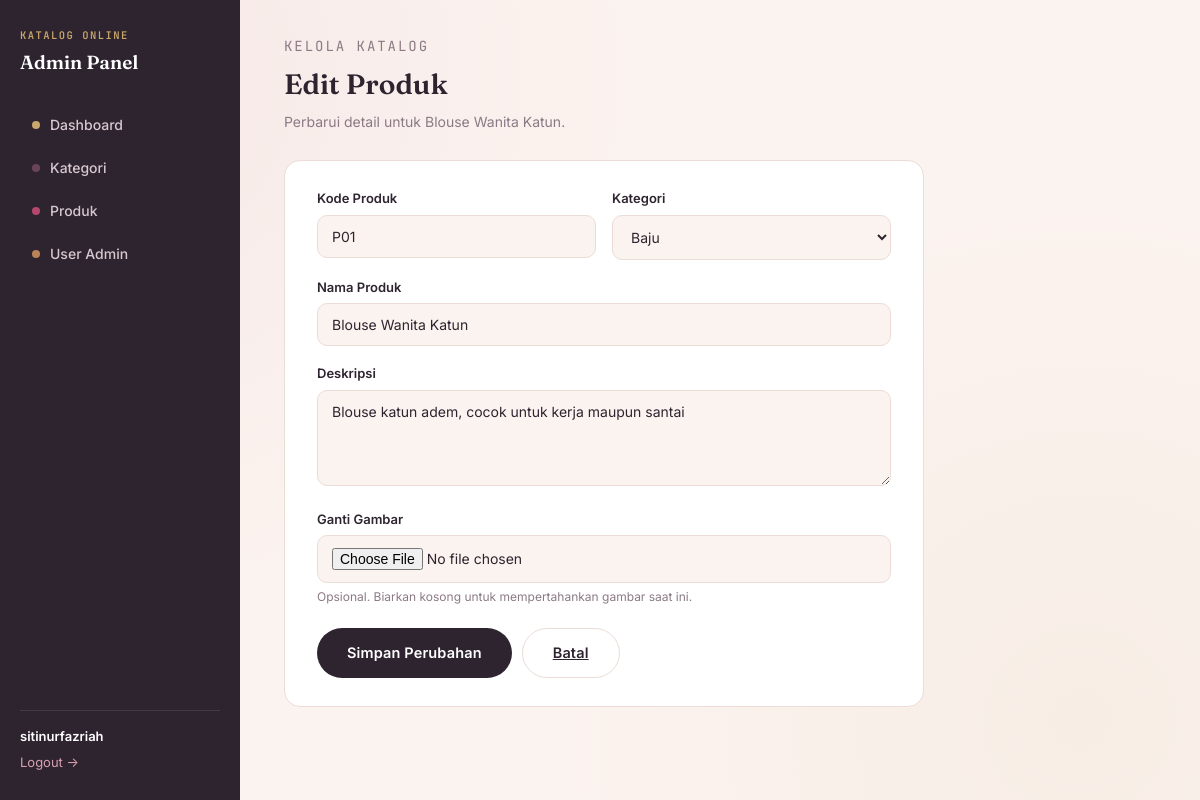
The page /produk.edit.php?id=1 (signed in) on the database its author committed.
### tables this page shows
CREATE TABLE IF NOT EXISTS produk (
    id INT AUTO_INCREMENT PRIMARY KEY,
    kode_produk VARCHAR(20) NOT NULL UNIQUE,
    nama_produk VARCHAR(150) NOT NULL,
    kategori_id INT NOT NULL,
    deskripsi TEXT,
    gambar VARCHAR(255) DEFAULT NULL,
    created_at TIMESTAMP DEFAULT CURRENT_TIMESTAMP,
    FOREIGN KEY (kategori_id) REFERENCES kategori(id) ON DELETE CASCADE
);

CREATE TABLE IF NOT EXISTS kategori (
    id INT AUTO_INCREMENT PRIMARY KEY,
    nama_kategori VARCHAR(100) NOT NULL,
    created_at TIMESTAMP DEFAULT CURRENT_TIMESTAMP
);

### produk.edit.php (the view, shortened to what this page needs)
<?php
require_once __DIR__ . '/../includes/auth.php';
$id = (int) $_GET['id'];
$stmt = mysqli_prepare($conn, "SELECT * FROM produk WHERE id = ?");
mysqli_stmt_bind_param($stmt, "i", $id);
mysqli_stmt_execute($stmt);
$produk = mysqli_fetch_assoc(mysqli_stmt_get_result($stmt));
$kategori_list = mysqli_query($conn, "SELECT id, nama_kategori FROM kategori ORDER BY nama_kategori ASC");
?>
<!DOCTYPE html>
<html lang="id">
<head>
    <link rel="stylesheet" href="../assets/css/style.css">
</head>
<body>
    <div class="admin-shell">
        <?php include __DIR__ . '/../includes/sidebar.php'; ?>
        <main class="admin-main">
            <div class="admin-header">
                <div>
                    <p class="eyebrow">Kelola Katalog</p>
                    <h1>Edit Produk</h1>
                    <p>Perbarui detail untuk <?= htmlspecialchars($produk['nama_produk']) ?>.</p>
                </div>
            </div>
            <div class="form-panel">
                <form method="post" action="produk_edit.php?id=<?= $produk['id'] ?>" enctype="multipart/form-data">
                    <div class="form-row">
                        <div class="field-group">
                            <label>Kode Produk</label>
                            <input type="text" name="kode_produk" value="<?= htmlspecialchars($produk['kode_produk']) ?>" required>
                        </div>
                        <div class="field-group">
                            <label>Kategori</label>
                            <select name="kategori_id" required>
                                <?php while ($k = mysqli_fetch_assoc($kategori_list)): ?>
                                    <option value="<?= $k['id'] ?>" <?= $k['id'] == $produk['kategori_id'] ? 'selected' : '' ?>>
                                        <?= htmlspecialchars($k['nama_kategori']) ?>
                                    </option>
                                <?php endwhile; ?>
                            </select>
                        </div>
                    </div>
                    <div class="field-group">
                        <label>Nama Produk</label>
                        <input type="text" name="nama_produk" value="<?= htmlspecialchars($produk['nama_produk']) ?>" required>
                    </div>
                    <div class="field-group">
                        <label>Deskripsi</label>
                        <textarea name="deskripsi"><?= htmlspecialchars($produk['deskripsi']) ?></textarea>
                    </div>
                    <div class="field-group">
                        <label>Ganti Gambar</label>
                        <input type="file" name="gambar" accept=".jpg,.jpeg,.png,.webp">
                        <p class="hint">Opsional. Biarkan kosong untuk mempertahankan gambar saat ini.</p>
                    </div>
                    <div class="form-actions">
                        <button type="submit" class="btn">Simpan Perubahan</button>
                        <a href="produk.php" class="btn btn-secondary">Batal</a>
                    </div>
                </form>
            </div>
        </main>
    </div>
</body>
</html>

### style.css (style rules this page uses)
:root { --bg: #FBF3EF; --surface: #FFFFFF; --ink: #2E2430; --muted: #8B7A85; --line: #EBDCD6; --accent: #B5476C; --accent-dark: #8C3555; --gold: #C9A66B; --swatch-baju: #D9A5B3; --swatch-tas: #B98357; --swatch-sepatu: #6B4357; --swatch-aksesoris: #C9A66B; --swatch-kosmetik: #B5476C; --font-display: 'Fraunces', Georgia, serif; --font-body: 'Inter', -apple-system, sans-serif; --font-mono: 'JetBrains Mono', ui-monospace, monospace; }
* { box-sizing: border-box; }
html, body { margin: 0; padding: 0; min-height: 100%; }
body { font-family: var(--font-body); background: var(--bg); color: var(--ink); line-height: 1.5; background-image: radial-gradient(circle at 10% 10%, rgba(181, 71, 108, 0.06), transparent 40%), radial-gradient(circle at 90% 90%, rgba(201, 166, 107, 0.08), transparent 40%); background-attachment: fixed; }
a { color: var(--accent-dark); }
.eyebrow { font-family: var(--font-mono); font-size: 11px; letter-spacing: 0.14em; text-transform: uppercase; color: var(--gold); margin: 0 0 14px; }
.btn { display: inline-flex; align-items: center; justify-content: center; gap: 8px; padding: 13px 30px; background: var(--ink); color: #fff; border: none; border-radius: 999px; font-family: var(--font-body); font-weight: 600; font-size: 14.5px; letter-spacing: 0.01em; cursor: pointer; transition: transform 0.15s ease, background 0.15s ease; }
.admin-shell { min-height: 100vh; display: grid; grid-template-columns: 240px 1fr; }
.admin-main { padding: 36px 44px; }
.admin-header { display: flex; align-items: flex-end; justify-content: space-between; gap: 16px; margin-bottom: 28px; flex-wrap: wrap; }
.admin-header .eyebrow { margin: 0 0 6px; }
.admin-header h1 { font-family: var(--font-display); font-weight: 600; font-size: 28px; margin: 0; color: var(--ink); }
.admin-header p { color: var(--muted); font-size: 14px; margin: 6px 0 0; }
.form-panel { background: var(--surface); border: 1px solid var(--line); border-radius: 16px; padding: 28px 32px; max-width: 640px; }
.field-group { margin-bottom: 18px; }
.field-group label { display: block; font-size: 13px; font-weight: 600; color: var(--ink); margin-bottom: 6px; }
.field-group .hint { font-size: 12px; color: var(--muted); margin-top: 5px; }
.field-group input[type="text"], .field-group input[type="password"], .field-group input[type="file"], .field-group select, .field-group textarea { width: 100%; padding: 12px 14px; border: 1px solid var(--line); border-radius: 10px; background: var(--bg); font-family: var(--font-body); font-size: 14px; color: var(--ink); transition: border-color 0.15s ease, background 0.15s ease; }
.field-group textarea { resize: vertical; min-height: 96px; }
.form-row { display: grid; grid-template-columns: 1fr 1fr; gap: 16px; }
.form-actions { display: flex; gap: 10px; margin-top: 22px; }
.btn-secondary { background: var(--surface); color: var(--ink); border: 1px solid var(--line); }

### rows shown on the page
produk: nama_produk "Blouse Wanita Katun", kode_produk "P01", kategori_id "Baju", deskripsi "Blouse katun adem, cocok untuk kerja maupun santai"

### other values the page prints
$_SESSION['username'] "sitinurfazriah"
